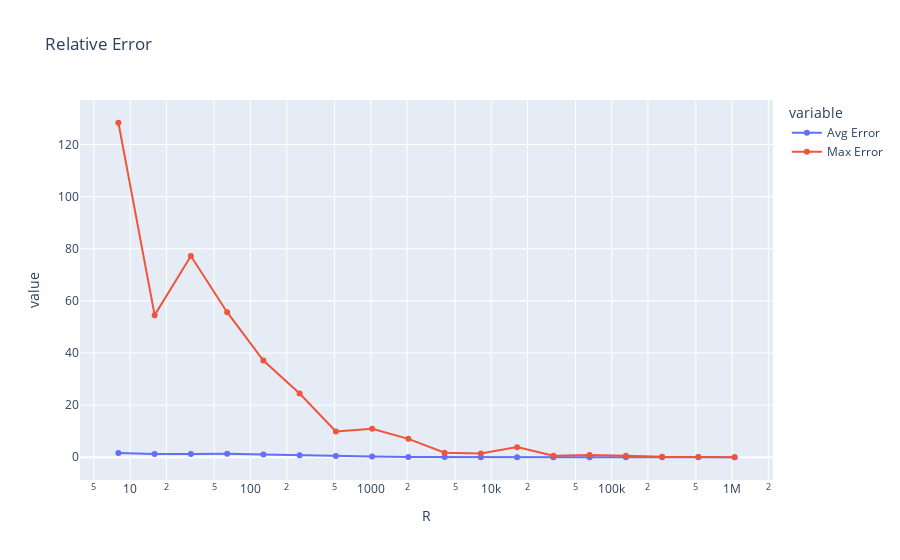

The code cell stored with this chart in its notebook:
### Code cell
plot_error('output-task9/sketch')

### Figure 1 — Plotly figure (JSON) as saved in the notebook; plotly's stock layout.template omitted (floating-point values rounded to 4 significant figures)
{"data": [{"hovertemplate": "variable=Avg Error<br>R=%{x}<br>value=%{y}<extra></extra>", "legendgroup": "Avg Error", "line": {"color": "#636efa", "dash": "solid"}, "marker": {"symbol": "circle"}, "mode": "lines+markers", "name": "Avg Error", "orientation": "v", "showlegend": true, "type": "scatter", "x": [8, 16, 32, 64, 128, 256, 512, 1024, 2048, 4096, 8192, 16384, 32768, 65536, 131072, 262144, 524288, 1048576], "xaxis": "x", "y": [1.642, 1.279, 1.268, 1.332, 1.1, 0.7928, 0.4493, 0.2727, 0.1286, 0.04924, 0.03901, 0.01663, 0.004467, 0.003145, 0.002045, 0.0003645, 6.675e-05, 0], "yaxis": "y"}, {"hovertemplate": "variable=Max Error<br>R=%{x}<br>value=%{y}<extra></extra>", "legendgroup": "Max Error", "line": {"color": "#EF553B", "dash": "solid"}, "marker": {"symbol": "circle"}, "mode": "lines+markers", "name": "Max Error", "orientation": "v", "showlegend": true, "type": "scatter", "x": [8, 16, 32, 64, 128, 256, 512, 1024, 2048, 4096, 8192, 16384, 32768, 65536, 131072, 262144, 524288, 1048576], "xaxis": "x", "y": [128.3, 54.53, 77.2, 55.65, 37.11, 24.48, 9.888, 10.96, 7.068, 1.713, 1.433, 3.882, 0.6015, 0.8705, 0.6069, 0.1549, 0.06374, 0], "yaxis": "y"}], "layout": {"legend": {"title": {"text": "variable"}, "tracegroupgap": 0}, "title": {"text": "Relative Error"}, "xaxis": {"anchor": "y", "domain": [0, 1], "title": {"text": "R"}, "type": "log"}, "yaxis": {"anchor": "x", "domain": [0, 1], "title": {"text": "value"}}}}
